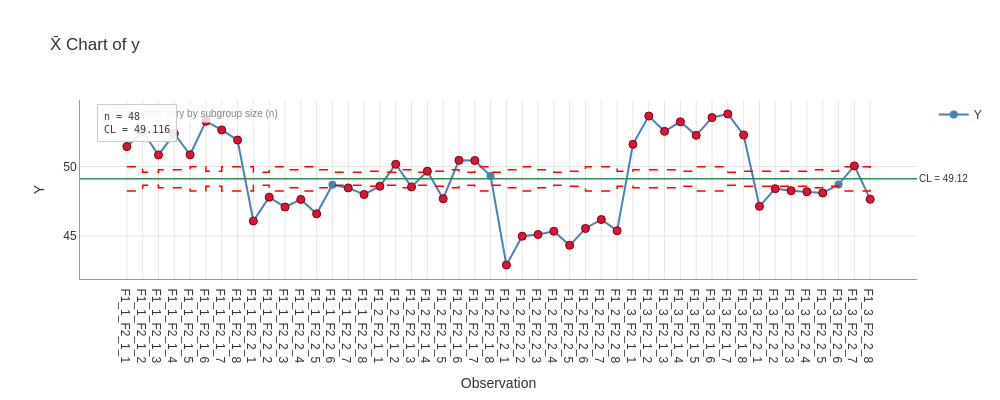

Notebook code for this chart:
### Code cell
result.plot(chart='Xbar', show_stats=True).show()

### Figure 1 — Plotly figure (JSON) as saved in the notebook; plotly's stock layout.template omitted (floating-point values rounded to 4 significant figures)
{"data": [{"hovertemplate": "%{x}<br>%{y:.3f}<extra></extra>", "line": {"color": "steelblue", "width": 2}, "marker": {"color": "steelblue", "size": 8}, "mode": "lines+markers", "name": "Y", "type": "scatter", "x": ["F1_1_F2_1_1", "F1_1_F2_1_2", "F1_1_F2_1_3", "F1_1_F2_1_4", "F1_1_F2_1_5", "F1_1_F2_1_6", "F1_1_F2_1_7", "F1_1_F2_1_8", "F1_1_F2_2_1", "F1_1_F2_2_2", "F1_1_F2_2_3", "F1_1_F2_2_4", "F1_1_F2_2_5", "F1_1_F2_2_6", "F1_1_F2_2_7", "F1_1_F2_2_8", "F1_2_F2_1_1", "F1_2_F2_1_2", "F1_2_F2_1_3", "F1_2_F2_1_4", "F1_2_F2_1_5", "F1_2_F2_1_6", "F1_2_F2_1_7", "F1_2_F2_1_8", "F1_2_F2_2_1", "F1_2_F2_2_2", "F1_2_F2_2_3", "F1_2_F2_2_4", "F1_2_F2_2_5", "F1_2_F2_2_6", "F1_2_F2_2_7", "F1_2_F2_2_8", "F1_3_F2_1_1", "F1_3_F2_1_2", "F1_3_F2_1_3", "F1_3_F2_1_4", "F1_3_F2_1_5", "F1_3_F2_1_6", "F1_3_F2_1_7", "F1_3_F2_1_8", "F1_3_F2_2_1", "F1_3_F2_2_2", "F1_3_F2_2_3", "F1_3_F2_2_4", "F1_3_F2_2_5", "F1_3_F2_2_6", "F1_3_F2_2_7", "F1_3_F2_2_8"], "y": [51.43, 52.51, 50.83, 52.37, 50.84, 53.25, 52.63, 51.9, 46.08, 47.8, 47.09, 47.64, 46.6, 48.69, 48.46, 47.99, 48.58, 50.16, 48.53, 49.66, 47.69, 50.45, 50.43, 49.31, 42.92, 44.99, 45.12, 45.35, 44.34, 45.55, 46.19, 45.38, 51.59, 53.63, 52.53, 53.21, 52.24, 53.52, 53.78, 52.27, 47.14, 48.41, 48.26, 48.19, 48.1, 48.7, 50.04, 47.65]}, {"hovertemplate": "UPL: %{y:.3f}<extra></extra>", "line": {"color": "red", "dash": "dash", "width": 1.5}, "mode": "lines", "name": "UPL (varies)", "showlegend": false, "type": "scatter", "x": ["F1_1_F2_1_1", "F1_1_F2_1_2", "F1_1_F2_1_2", "F1_1_F2_1_3", "F1_1_F2_1_3", "F1_1_F2_1_4", "F1_1_F2_1_4", "F1_1_F2_1_5", "F1_1_F2_1_5", "F1_1_F2_1_6", "F1_1_F2_1_6", "F1_1_F2_1_7", "F1_1_F2_1_7", "F1_1_F2_1_8", "F1_1_F2_1_8", "F1_1_F2_2_1", "F1_1_F2_2_1", "F1_1_F2_2_2", "F1_1_F2_2_2", "F1_1_F2_2_3", "F1_1_F2_2_3", "F1_1_F2_2_4", "F1_1_F2_2_4", "F1_1_F2_2_5", "F1_1_F2_2_5", "F1_1_F2_2_6", "F1_1_F2_2_6", "F1_1_F2_2_7", "F1_1_F2_2_7", "F1_1_F2_2_8", "F1_1_F2_2_8", "F1_2_F2_1_1", "F1_2_F2_1_1", "F1_2_F2_1_2", "F1_2_F2_1_2", "F1_2_F2_1_3", "F1_2_F2_1_3", "F1_2_F2_1_4", "F1_2_F2_1_4", "F1_2_F2_1_5", "F1_2_F2_1_5", "F1_2_F2_1_6", "F1_2_F2_1_6", "F1_2_F2_1_7", "F1_2_F2_1_7", "F1_2_F2_1_8", "F1_2_F2_1_8", "F1_2_F2_2_1", "F1_2_F2_2_1", "F1_2_F2_2_2", "F1_2_F2_2_2", "F1_2_F2_2_3", "F1_2_F2_2_3", "F1_2_F2_2_4", "F1_2_F2_2_4", "F1_2_F2_2_5", "F1_2_F2_2_5", "F1_2_F2_2_6", "F1_2_F2_2_6", "F1_2_F2_2_7", "F1_2_F2_2_7", "F1_2_F2_2_8", "F1_2_F2_2_8", "F1_3_F2_1_1", "F1_3_F2_1_1", "F1_3_F2_1_2", "F1_3_F2_1_2", "F1_3_F2_1_3", "F1_3_F2_1_3", "F1_3_F2_1_4", "F1_3_F2_1_4", "F1_3_F2_1_5", "F1_3_F2_1_5", "F1_3_F2_1_6", "F1_3_F2_1_6", "F1_3_F2_1_7", "F1_3_F2_1_7", "F1_3_F2_1_8", "F1_3_F2_1_8", "F1_3_F2_2_1", "F1_3_F2_2_1", "F1_3_F2_2_2", "F1_3_F2_2_2", "F1_3_F2_2_3", "F1_3_F2_2_3", "F1_3_F2_2_4", "F1_3_F2_2_4", "F1_3_F2_2_5", "F1_3_F2_2_5", "F1_3_F2_2_6", "F1_3_F2_2_6", "F1_3_F2_2_7", "F1_3_F2_2_7", "F1_3_F2_2_8", "F1_3_F2_2_8"], "y": [49.99, 49.99, 49.59, 49.59, 49.76, 49.76, 49.76, 49.76, 49.99, 49.99, 49.65, 49.65, 49.99, 49.99, 49.99, 49.99, 49.59, 49.59, 49.99, 49.99, 49.76, 49.76, 49.99, 49.99, 49.76, 49.76, 49.59, 49.59, 49.59, 49.59, 49.65, 49.65, 49.59, 49.59, 49.76, 49.76, 49.59, 49.59, 49.65, 49.65, 49.76, 49.76, 49.59, 49.59, 49.99, 49.99, 49.59, 49.59, 49.76, 49.76, 49.99, 49.99, 49.76, 49.76, 49.59, 49.59, 49.65, 49.65, 49.99, 49.99, 49.99, 49.99, 49.65, 49.65, 49.76, 49.76, 49.76, 49.76, 49.76, 49.76, 49.65, 49.65, 49.99, 49.99, 49.99, 49.99, 49.59, 49.59, 49.65, 49.65, 49.65, 49.65, 49.65, 49.65, 49.65, 49.65, 49.76, 49.76, 49.65, 49.65, 49.99, 49.99, 49.99, 49.99, 49.76]}, {"hovertemplate": "LPL: %{y:.3f}<extra></extra>", "line": {"color": "red", "dash": "dash", "width": 1.5}, "mode": "lines", "name": "LPL (varies)", "showlegend": false, "type": "scatter", "x": ["F1_1_F2_1_1", "F1_1_F2_1_2", "F1_1_F2_1_2", "F1_1_F2_1_3", "F1_1_F2_1_3", "F1_1_F2_1_4", "F1_1_F2_1_4", "F1_1_F2_1_5", "F1_1_F2_1_5", "F1_1_F2_1_6", "F1_1_F2_1_6", "F1_1_F2_1_7", "F1_1_F2_1_7", "F1_1_F2_1_8", "F1_1_F2_1_8", "F1_1_F2_2_1", "F1_1_F2_2_1", "F1_1_F2_2_2", "F1_1_F2_2_2", "F1_1_F2_2_3", "F1_1_F2_2_3", "F1_1_F2_2_4", "F1_1_F2_2_4", "F1_1_F2_2_5", "F1_1_F2_2_5", "F1_1_F2_2_6", "F1_1_F2_2_6", "F1_1_F2_2_7", "F1_1_F2_2_7", "F1_1_F2_2_8", "F1_1_F2_2_8", "F1_2_F2_1_1", "F1_2_F2_1_1", "F1_2_F2_1_2", "F1_2_F2_1_2", "F1_2_F2_1_3", "F1_2_F2_1_3", "F1_2_F2_1_4", "F1_2_F2_1_4", "F1_2_F2_1_5", "F1_2_F2_1_5", "F1_2_F2_1_6", "F1_2_F2_1_6", "F1_2_F2_1_7", "F1_2_F2_1_7", "F1_2_F2_1_8", "F1_2_F2_1_8", "F1_2_F2_2_1", "F1_2_F2_2_1", "F1_2_F2_2_2", "F1_2_F2_2_2", "F1_2_F2_2_3", "F1_2_F2_2_3", "F1_2_F2_2_4", "F1_2_F2_2_4", "F1_2_F2_2_5", "F1_2_F2_2_5", "F1_2_F2_2_6", "F1_2_F2_2_6", "F1_2_F2_2_7", "F1_2_F2_2_7", "F1_2_F2_2_8", "F1_2_F2_2_8", "F1_3_F2_1_1", "F1_3_F2_1_1", "F1_3_F2_1_2", "F1_3_F2_1_2", "F1_3_F2_1_3", "F1_3_F2_1_3", "F1_3_F2_1_4", "F1_3_F2_1_4", "F1_3_F2_1_5", "F1_3_F2_1_5", "F1_3_F2_1_6", "F1_3_F2_1_6", "F1_3_F2_1_7", "F1_3_F2_1_7", "F1_3_F2_1_8", "F1_3_F2_1_8", "F1_3_F2_2_1", "F1_3_F2_2_1", "F1_3_F2_2_2", "F1_3_F2_2_2", "F1_3_F2_2_3", "F1_3_F2_2_3", "F1_3_F2_2_4", "F1_3_F2_2_4", "F1_3_F2_2_5", "F1_3_F2_2_5", "F1_3_F2_2_6", "F1_3_F2_2_6", "F1_3_F2_2_7", "F1_3_F2_2_7", "F1_3_F2_2_8", "F1_3_F2_2_8"], "y": [48.24, 48.24, 48.65, 48.65, 48.47, 48.47, 48.47, 48.47, 48.24, 48.24, 48.58, 48.58, 48.24, 48.24, 48.24, 48.24, 48.65, 48.65, 48.24, 48.24, 48.47, 48.47, 48.24, 48.24, 48.47, 48.47, 48.65, 48.65, 48.65, 48.65, 48.58, 48.58, 48.65, 48.65, 48.47, 48.47, 48.65, 48.65, 48.58, 48.58, 48.47, 48.47, 48.65, 48.65, 48.24, 48.24, 48.65, 48.65, 48.47, 48.47, 48.24, 48.24, 48.47, 48.47, 48.65, 48.65, 48.58, 48.58, 48.24, 48.24, 48.24, 48.24, 48.58, 48.58, 48.47, 48.47, 48.47, 48.47, 48.47, 48.47, 48.58, 48.58, 48.24, 48.24, 48.24, 48.24, 48.65, 48.65, 48.58, 48.58, 48.58, 48.58, 48.58, 48.58, 48.58, 48.58, 48.47, 48.47, 48.58, 48.58, 48.24, 48.24, 48.24, 48.24, 48.47]}, {"hovertemplate": "Beyond Limits<br>%{x}<br>%{y:.3f}<extra></extra>", "marker": {"color": "#DC143C", "line": {"color": "#8B0000", "width": 1}, "size": 8, "symbol": "circle"}, "mode": "markers", "name": "Beyond Limits", "showlegend": false, "type": "scatter", "x": ["F1_1_F2_1_1", "F1_1_F2_1_2", "F1_1_F2_1_3", "F1_1_F2_1_4", "F1_1_F2_1_5", "F1_1_F2_1_6", "F1_1_F2_1_7", "F1_1_F2_1_8", "F1_1_F2_2_1", "F1_1_F2_2_2", "F1_1_F2_2_3", "F1_1_F2_2_4", "F1_1_F2_2_5", "F1_1_F2_2_7", "F1_1_F2_2_8", "F1_2_F2_1_1", "F1_2_F2_1_2", "F1_2_F2_1_3", "F1_2_F2_1_4", "F1_2_F2_1_5", "F1_2_F2_1_6", "F1_2_F2_1_7", "F1_2_F2_2_1", "F1_2_F2_2_2", "F1_2_F2_2_3", "F1_2_F2_2_4", "F1_2_F2_2_5", "F1_2_F2_2_6", "F1_2_F2_2_7", "F1_2_F2_2_8", "F1_3_F2_1_1", "F1_3_F2_1_2", "F1_3_F2_1_3", "F1_3_F2_1_4", "F1_3_F2_1_5", "F1_3_F2_1_6", "F1_3_F2_1_7", "F1_3_F2_1_8", "F1_3_F2_2_1", "F1_3_F2_2_2", "F1_3_F2_2_3", "F1_3_F2_2_4", "F1_3_F2_2_5", "F1_3_F2_2_7", "F1_3_F2_2_8"], "y": [51.43, 52.51, 50.83, 52.37, 50.84, 53.25, 52.63, 51.9, 46.08, 47.8, 47.09, 47.64, 46.6, 48.46, 47.99, 48.58, 50.16, 48.53, 49.66, 47.69, 50.45, 50.43, 42.92, 44.99, 45.12, 45.35, 44.34, 45.55, 46.19, 45.38, 51.59, 53.63, 52.53, 53.21, 52.24, 53.52, 53.78, 52.27, 47.14, 48.41, 48.26, 48.19, 48.1, 50.04, 47.65]}], "layout": {"annotations": [{"bgcolor": "rgba(255,255,255,0.8)", "borderpad": 3, "font": {"color": "gray", "size": 10}, "showarrow": false, "text": "Process limits vary by subgroup size (n)", "x": 0.02, "xref": "paper", "y": 0.98, "yref": "paper"}, {"font": {"size": 10}, "showarrow": false, "text": "CL = 49.12", "x": 1, "xanchor": "left", "xref": "x domain", "y": 49.12, "yanchor": "middle", "yref": "y"}, {"align": "left", "bgcolor": "rgba(255, 255, 255, 0.9)", "bordercolor": "#CCCCCC", "borderpad": 6, "borderwidth": 1, "font": {"color": "#333333", "family": "monospace", "size": 10}, "showarrow": false, "text": "n = 48<br>CL = 49.116", "x": 0.02, "xanchor": "left", "xref": "paper", "y": 0.98, "yanchor": "top", "yref": "paper"}], "font": {"color": "#333333", "family": "Arial, sans-serif", "size": 12}, "height": 400, "hovermode": "x unified", "paper_bgcolor": "white", "plot_bgcolor": "white", "shapes": [{"line": {"color": "#2E8B57", "width": 1.5}, "type": "line", "x0": 0, "x1": 1, "xref": "x domain", "y0": 49.12, "y1": 49.12, "yref": "y"}], "showlegend": true, "title": {"text": "X̄ Chart of y"}, "width": 1000, "xaxis": {"gridcolor": "#E5E5E5", "gridwidth": 1, "linecolor": "#999999", "linewidth": 1, "showgrid": true, "showline": true, "title": {"text": "Observation"}}, "yaxis": {"gridcolor": "#E5E5E5", "gridwidth": 1, "linecolor": "#999999", "linewidth": 1, "showgrid": true, "showline": true, "title": {"text": "Y"}}}}
